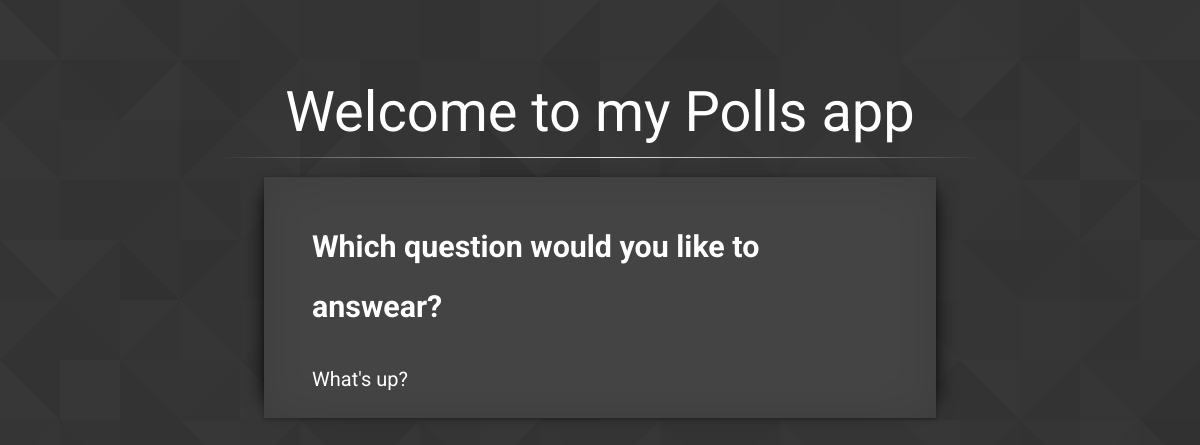
Before: /polls/ with the older database file.
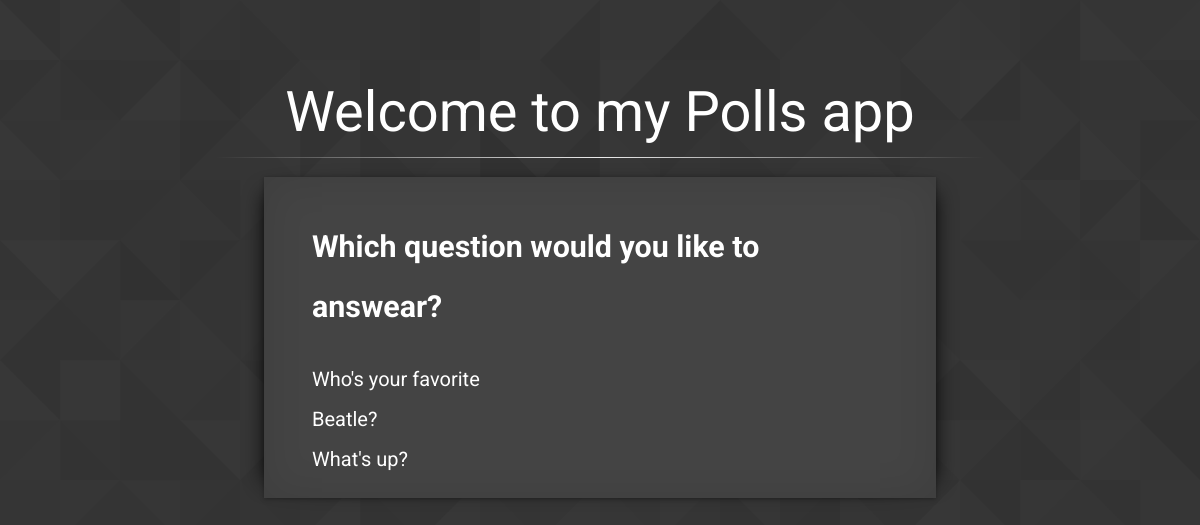
After: the same page with the newer database file.
### polls/models.py (models this page shows, shortened)
class Question(models.Model):
	question_text = models.CharField(max_length=200)
	pub_date = models.DateTimeField('date published')

### polls/views.py (the view)
class IndexView(generic.ListView):
	template_name = 'polls/index.html'
	context_object_name = 'latest_question_list'
	def get_queryset(self):
		return Question.objects.filter(
			pub_date__lte=timezone.now()
		).order_by('-pub_date')[:5]

### polls/templates/polls/index.html
<!DOCTYPE html>
<html>
<head>
{% load staticfiles %}
<link rel="stylesheet" type"text/css" href="{% static 'polls/style.css' %}" />
</head>
<body class="body">
		<header class="mainHeader fadein">
			<p> Welcome to my Polls app </p>
		</header>
	<hr class="style1">
<div class="content shadow">
<h1> Which question would you like to answear? </h1>
{% if latest_question_list %}
    <ul>
    {% for question in latest_question_list %}
        <li><a href="{% url 'polls:detail' question.id %}">{{ question.question_text }}</a></li>
    {% endfor %}
    </ul>
{% else %}
    <p>No polls are available.</p>
{% endif %}
</div>
</body>
</html>

Changed rows visible on the page:
added Question: question_text "Who's your favorite Beatle?"
